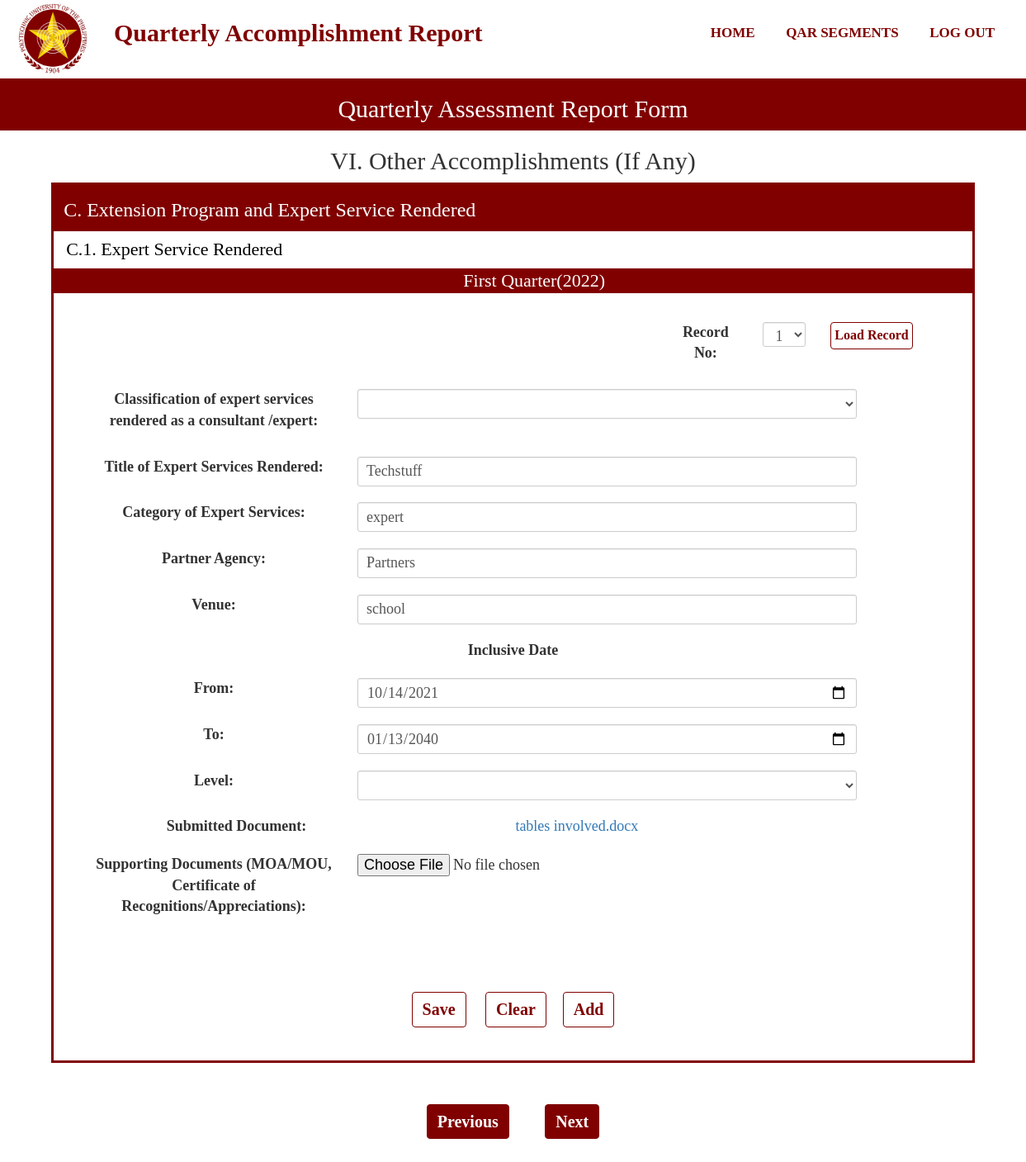
/ExtensionRendered.php?Record=1 (signed in), run on the app's committed database.
### tables this page shows
CREATE TABLE `quarter` (
  `QuarterId` bigint(11) NOT NULL,
  `QuarterPart` varchar(50) NOT NULL,
  `QuarterStart` date NOT NULL,
  `QuarterEnd` date NOT NULL,
  `QuarterProgress` varchar(50) NOT NULL,
  `YearId` bigint(20) NOT NULL
);

CREATE TABLE `schoolyear` (
  `YearId` bigint(20) NOT NULL,
  `SchoolYear` varchar(50) NOT NULL
);

CREATE TABLE `user` (
  `UserId` bigint(20) NOT NULL,
  `UserName` varchar(50) NOT NULL,
  `UserPassword` varchar(20) NOT NULL,
  `UserLevel` varchar(20) NOT NULL,
  `RealName` varchar(50) NOT NULL,
  `College` varchar(50) NOT NULL,
  `Faculty_id` bigint(20) NOT NULL,
  `UserEmail` varchar(100) NOT NULL,
  `code` int(11) NOT NULL,
  `UserPhoto` varchar(100) NOT NULL
);

CREATE TABLE `eservice_consultant` (
  `EcId` bigint(20) NOT NULL,
  `SubmissionId` bigint(20) NOT NULL,
  `EConsultantClass` varchar(100) NOT NULL,
  `EConsultantTitle` varchar(100) NOT NULL,
  `EConsultantCategory` varchar(100) NOT NULL,
  `EConsultantAgency` varchar(100) NOT NULL,
  `EConsultantVenue` varchar(100) NOT NULL,
  `EConsultantDateFrom` date NOT NULL,
  `EConsultantDateTo` date NOT NULL,
  `EConsultantLevel` varchar(100) NOT NULL,
  `EFilename` varchar(100) NOT NULL,
  `ETempName` varchar(100) NOT NULL,
  `RevStat` int(11) NOT NULL
);

### functions.php (called while the page is built, shortened)
<?php
function check_login($con)
{
    if(isset($_SESSION['UserId']))
    {
        $id = $_SESSION['UserId'];
        $query = "select * from user where UserId = '$id' limit 1";
        $result = mysqli_query($con,$query);
        if($result && mysqli_num_rows($result)>0)
        {
            $user_data = mysqli_fetch_assoc($result);
            return $user_data;
        }
    }
    die;
}
?>

### ExtensionRendered.php (the view, shortened to what this page needs)
<?php
include("connection.php");
include("functions.php");
include("navbar.php");
$user_data = check_login($con);
$test = $user_data['UserId'];
$resul = $con->query("SELECT EcId FROM eservice_consultant WHERE SubmissionId = (SELECT SubmissionId FROM submission WHERE UserId = '$test' AND (SubmissionStatus = 'Ongoing' OR SubmissionStatus = 'Submitted') AND QuarterId = (SELECT QuarterId FROM quarter WHERE QuarterProgress='Ongoing')) ORDER BY EcId DESC");
$quarter = $con->query("SELECT QuarterPart FROM quarter WHERE QuarterProgress = 'Ongoing'");
$quarteryear = $con->query("SELECT SchoolYear FROM schoolyear WHERE YearId = (SELECT YearId FROM quarter WHERE QuarterProgress = 'Ongoing')");
while($qu = $quarter->fetch_assoc())
{
    $q = $qu['QuarterPart'];
}
while($quy = $quarteryear->fetch_assoc())
{
    $qy = $quy['SchoolYear'];
}
?>
<section id="inner-headline">
    <div class="container">
        <div class="row">
            <div class="col-lg-12">
                <h2 class="pageTitle">Quarterly Assessment Report Form</h2>
            </div>
        </div>
    </div>
</section>
<section id="Form-banner">
    <div class="container">
        <div class="row">
            <div class="col-lg-12">
                <h2 class="pageTitle">VI. Other Accomplishments (If Any)</h2>
            </div>
        </div>
    </div>
</section>
<section id="part-banner">
    <div class="container">
        <div class="row">
            <div class="col-lg-12">
                <h3 class="pageTitle">C. Extension Program and Expert Service Rendered</h3>
            </div>
        </div>
    </div>
</section>
<section id="part-banner-specific">
    <div class="container">
        <div class="row">
            <div class="col-lg-12">
                <h4 class="pageTitle">C.1. Expert Service Rendered</h4>
            </div>
        </div>
    </div>
</section>
<section id="part-banner">
    <div class="container">
        <div class="row">
            <div class="col-lg-12">
            <h4 style="margin:0 auto; padding:0; text-align:center;" class="pageTitle"><?php echo $q; echo "($qy)";?></h4>
            </div>
        </div>
    </div>
</section>
<div class="Form-Group1">
    <form action="" method="GET">
        <div class="form-group">
            <div class="col-md-4"style="margin:15px; float:right;">
                <label class="col-md-4 control-label" for="Status">Record No:</label>
                <div class="col-lg-3">
                <select class="form-control input-sm" name="Record" id="Record">
                    <?php
                            if($resul->num_rows == 0)
                            {
                                echo "<option value=''>1</option>";
                            }
                        ?>
                    </select>
                </div>
                <div class="col-lg-2">
                    <button class="btn btn-primary" style="padding:4px; font-size:16px; margin:0 auto;" type="load" onclick="return confirm('Do you want to load this record?');">Load Record</button>
                </div>
            </div>
        </div>
    </form>
    <form name="actorInsert" onSubmit="return ValidateActInsert()" action="Insert/ExtensionRenderedInsert.php" method="POST" enctype="multipart/form-data">
        <?php
            $class = null;
            $title = null;
            $category = null;
            $agency = null;
            $venue = null;
            $level = null;
            $datefrom = null;
            $dateto = null;
            $file = null;
            if(isset($_GET['Record']))
            {
                $stat = ("UPDATE addstat SET stat = 0 WHERE id = 1");
                mysqli_query($con,$stat);
                $record = $_GET['Record'];
            }
            $query = "SELECT * FROM eservice_consultant WHERE EcId = '$record'";
            $query_run = mysqli_query($con,$query);
            if(mysqli_num_rows($query_run)>0)
            {
                foreach($query_run as $row)
                {
                    $class = $row['EConsultantClass'];
                    $title = $row['EConsultantTitle'];
                    $category = $row['EConsultantCategory'];
                    $agency = $row['EConsultantAgency'];
                    $venue = $row['EConsultantVenue'];
                    $level = $row['EConsultantLevel'];
                    $datefrom = $row['EConsultantDateFrom'];
                    $dateto = $row['EConsultantDateTo'];
                    $file = $row['ETempName'];
                    $original = $row['EFilename'];
                }
            }
        ?>
        <div class="form-group">
            <div class="col-md-11"style="margin-bottom:15px;">
                <label class="col-md-4 control-label" for="FNAME">Classification of expert services rendered as a  consultant /expert:</label>
                <div class="col-md-8">
                    <select name="class" class="form-control input-sm" id="Classificationeditable1" value="<?php echo $class;?>" minlength='3' maxlength='100' required>
                        <option value=""></option>
                        <option value="Education" >Education</option>
                    </select>
                </div>
            </div>
        </div>
        <div class="form-group">
            <div class="col-md-11" style="margin-bottom:15px;">
                <label class="col-md-4 control-label" for="FNAME">Title of Expert Services Rendered:</label>
                <div class="col-md-8">
                    <input name="title" class="form-control input-sm" placeholder="" type="text" value="<?php echo $title;?>" minlength='3' maxlength='100' onkeyup="javascript:capitalize(this.id, this.value);" autocomplete="off" required>
                </div>
            </div>
        </div>
        <div class="form-group">
            <div class="col-md-11" style="margin-bottom:15px;">
                <label class="col-md-4 control-label" for="FNAME">Category of Expert Services:</label>
                <div class="col-md-8">
                    <input name="category" class="form-control input-sm" placeholder="" type="text" minlength='3' maxlength='100' value="<?php echo $category;?>"  onkeyup="javascript:capitalize(this.id, this.value);" autocomplete="off" required>
                </div>
            </div>
        </div>
        <div class="form-group">
            <div class="col-md-11" style="margin-bottom:15px;">
                <label class="col-md-4 control-label" for="FNAME">Partner Agency:</label>
                <div class="col-md-8">
                    <input name="agency" class="form-control input-sm" placeholder="" type="text" minlength='3' maxlength='100' value="<?php echo $agency;?>"  onkeyup="javascript:capitalize(this.id, this.value);" autocomplete="off" required>
                </div>
            </div>
        </div>
        <div class="form-group">
            <div class="col-md-11" style="margin-bottom:15px;">
                <label class="col-md-4 control-label" for="FNAME">Venue:</label>
                <div class="col-md-8">
                    <input name="venue" class="form-control input-sm" placeholder="" type="text" value="<?php echo $venue;?>" minlength='3' maxlength='100' onkeyup="javascript:capitalize(this.id, this.value);" autocomplete="off" required>
                </div>
            </div>
        </div>
        <div class="form-group" style="padding-bottom:5px;">
            <div class="col-md-12" style="margin-bottom:15px;">
                <label>Inclusive Date</label>
            </div>
        </div>
        <div class="form-group">
            <div class="rows">
                <div class="col-md-11">
                    <label class="col-md-4 control-label" >From:</label>
                    <div class="col-md-8">
                        <input name="datefrom"  class="form-control input-sm" placeholder="" type="date" value="<?php echo $datefrom;?>"  onkeyup="javascript:capitalize(this.id, this.value);" autocomplete="off" required>
                    </div>
                </div>
            </div>
        </div>
        <div class="form-group">
            <div class="rows">
                <div class="col-md-11">
                    <label class="col-md-4 control-label" >To:</label>
                    <div class="col-md-8">
                        <input name="dateto" class="form-control input-sm" placeholder="" type="date" value="<?php echo $dateto;?>"  onkeyup="javascript:capitalize(this.id, this.value);" autocomplete="off" required>
                    </div>
                </div>
            </div>
        </div>
        <div class="form-group">
            <div class="col-md-11"style="margin-bottom:15px;">
                <label class="col-md-4 control-label" >Level:</label>
                <div class="col-md-8">
                    <select class="form-control input-sm" name="level" id="Leveleditable1" value="<?php echo $level;?>" minlength='3' maxlength='100' required>
                        <option value=""></option>
                        <option value="International" >International</option>
                    </select>
                </div>
            </div>
        </div>
        <?php
            if(mysqli_num_rows($query_run)>0)
            {
                $download = 'uploads/'.$file;
                echo "<div class='col-md-11'><label class='col-md-5'>Submitted Document:</label> <a class='col-md-5' href= '".$download."' download>".$original."</a></div>
                <div class='panel-body'>
                    <div class='col-md-11'>
                        <label class='col-md-4'>Supporting Documents (MOA/MOU, Certificate of Recognitions/Appreciations):</label>
                        <input class = 'col-md-7' name='file' type='file' value=''>
                    </div>
                </div>
                ";
            }
        ?>
        <div class="Button-group">
            <button class="btn btn-primary" name="submit" value="submit" type="submit" style="font-weight: bold;" onclick="return confirm('Save submission for this segment?');">Save</span></button>
            <?php
                if(mysqli_num_rows($query_run)>0)
                {
                    echo '<button class="btn btn-primary" name="reseter" value="reseter" type="reseter" style="font-weight: bold;" onclick="return confirm(\'This will Delete The Record. Proceed?\');">Clear</span></button>';
                    echo '<button class="btn btn-primary" name="add" value="add" type="add" style="font-weight: bold;" onclick="return confirm(\'Add Another Record?\');">Add</span></button>';
                }
                else
                {
                    echo '<button class="btn btn-primary" name="reset" value="reset" type="reset" style="font-weight: bold;" onclick="return confirm(\'Are you sure?\');">Clear</span></button>';
                }
            ?>
        </div>
    </form>
</div>
<div class="Button-group">
    <div class="border border-light p-3 mb-4">
        <button id="backbtn" class="btn btn-primarys" name="submit" type="submit" style="font-weight: bold;">Previous</span></button>
        <button id="skipbtn" class="btn btn-primarys" name="submit" type="submit" style="font-weight: bold;">Next</span></button>
    </div>
</div>

### style.css (style rules this page uses)
* { padding: 0; margin: 0; text-decoration: none; list-style: none; box-sizing: border-box; }
body { font-family:montseratt; }
#inner-headline { background:#800000; background-size: cover; background-repeat: no-repeat; position: relative; margin: 0;padding: 0; font-family:montseratt; }
#inner-headline h2.pageTitle { color: white; display:block; text-transform: capitalize; text-align: center; }
#Form-banner { text-align: center; margin: 0; padding: 0; font-family:montseratt; }
#part-banner { padding: 0; font-family:montseratt; margin: 0; background-color: #800000; width: 90%; margin: auto; color: white; }
#part-banner-specific { padding: 0; font-family:montseratt; margin: 0; background-color:white; width: 90%; margin: auto; color:black; border-color: #800000; border-style: solid; }
.col-lg-12 h4 { font-size: 22px; }
.Button-group { margin:0 auto; padding: 30px; text-align: center; }
.btn-primary { margin: 20px; font-size: 20px; font-weight: bold; color:#800000; background-color:white; border-color:#800000; }
.btn-primarys { margin: 20px; font-size: 20px; font-weight: bold; background-color:#800000; border-color:#800000; color:white; }
.form-group { margin:0 auto; text-align: center; padding: 20px; font-size: 16px; }
.panel-body { margin:0 auto; text-align: center; padding: 20px; font-size: 16px; }
.btn-primary { margin: 10px; font-size: 20px; font-weight: bold; color:#800000; background-color:white; border-color:#800000; }
.col-md-11 { margin-bottom: 15px; font-size: 18px; }
.col-md-11 select { height: 36px; font-size: 18px; }
.col-md-12 { font-size: 18px; margin-bottom: 15px; }
.col-md-8 input { height: 36px; font-size: 18px; }
.panel-body { font-size: 18px; }
.col-md-4 { margin-bottom: 15px; }
.col-md-4 select { height: 30px; font-size: 18px; }
.col-md-4 label { font-size: 18px; }
.form-control { height: 30px; font-size: 18px; }
.Form-Group1 { width: 90%; text-align: center; margin: auto; padding: 0; border-color: #800000; border-style: solid; height: auto; }

### data on the page
quarter: QuarterPart "First Quarter"
schoolyear: SchoolYear "2022"
eservice_consultant: title "Techstuff", category "expert", agency "Partners", venue "school", datefrom "10/14/2021", dateto "01/13/2040", EFilename "tables involved.docx"
